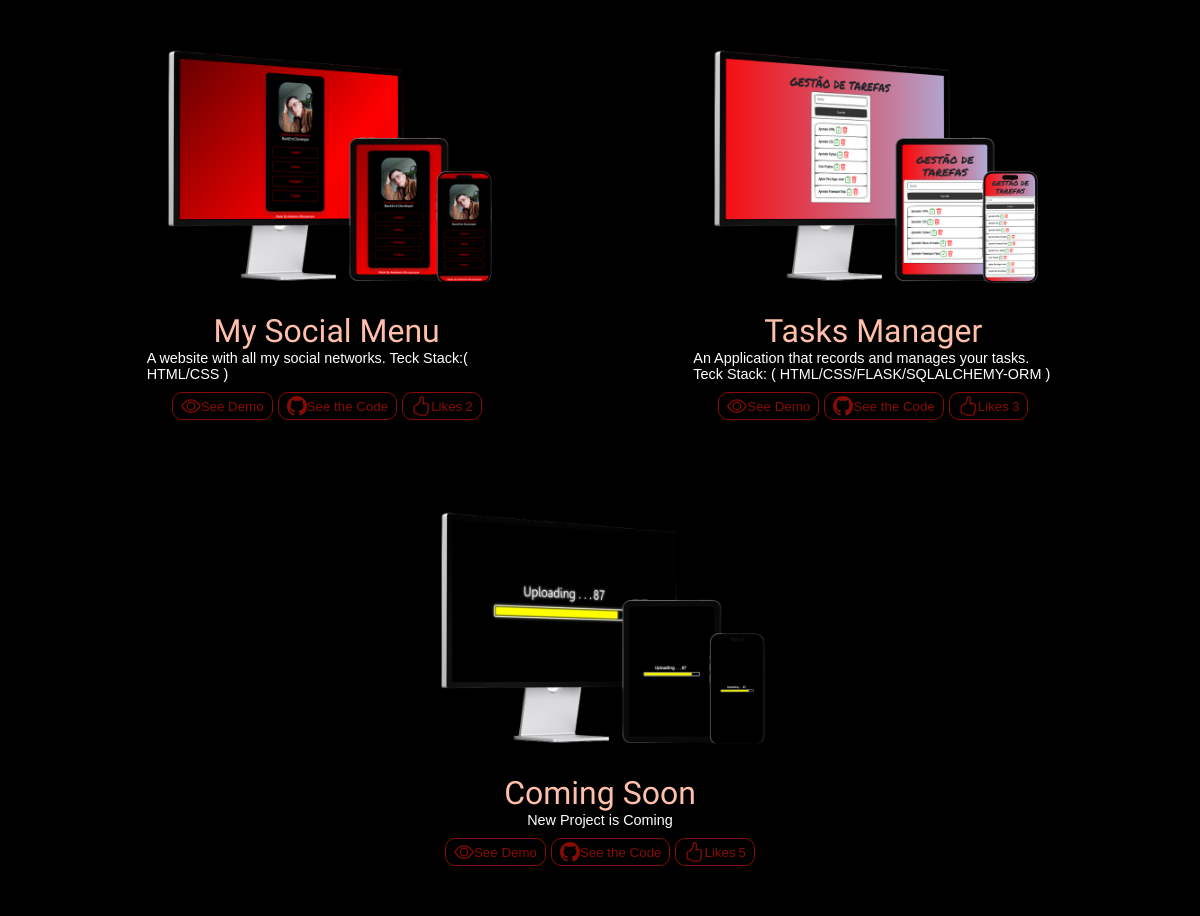
Before: / (middle part) with the older database file.
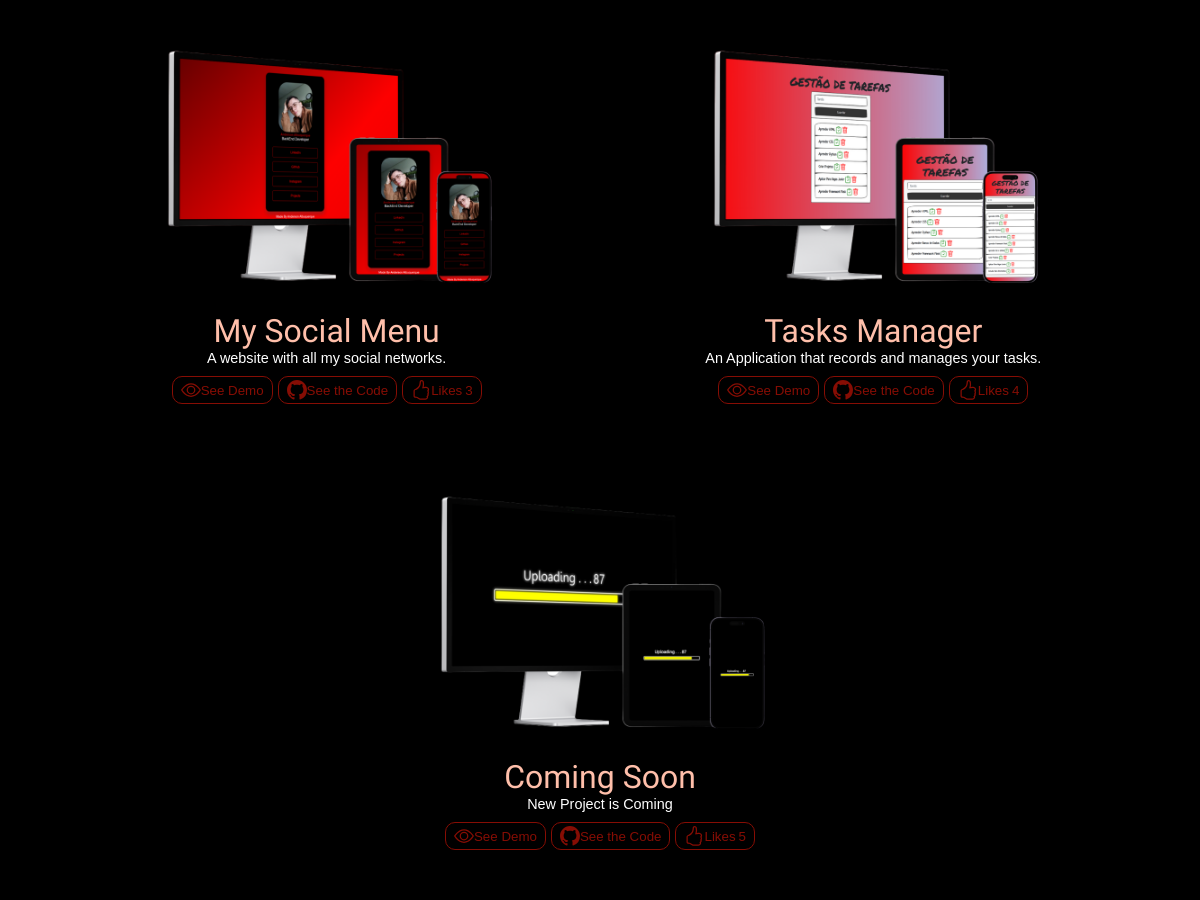
After: the same page with the newer database file.
### app/models/tables_db.py (models this page shows, shortened)
class CardProject(database.Model):
    __tablename__ = "cards"
    id = database.Column(database.Integer, primary_key=True)
    image_url = database.Column(database.String, nullable=True)
    title = database.Column(database.String, nullable=True, unique=True)
    description = database.Column(database.String, nullable=True)
    demo_url = database.Column(database.String, nullable=True)
    git_code_url = database.Column(database.String, nullable=True)
    like_count = database.Column(database.Integer, default=0)

### app/controllers/default.py (the view)
@app.route('/index')  # Initial Route to WebSite
@app.route('/')
def index():
    data_projects = CardProject.query.all()  # Here me we collect all information in database about the Card Projects
    return render_template("index.html", data_projects=data_projects)  # We render the html with the variable info

### app/templates/index.html (shortened to what this page needs)
<!DOCTYPE html>
<html lang="en">
<head>
    <link rel="stylesheet" href="{{url_for('static', filename='main.css')}}">
</head>
<body>
    <main class="my-projects-cards">
        {% for card in data_projects %}
        <div class="cards">
            <div class="card-project">
                <a href="#">
                <img src="{{ url_for('static', filename=card.image_url) }}" alt="image-project" class="mockup">
                <p class="text-title">{{ card.title }}</p>
                    <p class="legend">{{ card.description }}</p>
                </a>
                <div class="buttons-card">
                    <a href="{{ card.demo_url }}" class="text-link">
                        <button class="button">
                            See Demo
                        </button>
                    </a>
                    <a href="{{ card.git_code_url }}" class="text-link">
                        <button class="button">
                            See the Code
                        </button>
                    </a>
                        <button class="button likeButton" data-project-id="{{ card.id }}">
                            Likes <span id="likeCount_{{ card.id }}" class="count-number">{{ card.like_count }}</span>
                    </button>
                </div>
            </div>
        </div>
        {% endfor %}
    </main>
</body>
</html>

### app/static/main.css (style rules this page uses)
* { margin: 0; padding: 0; font-family: 'Carter One', cursive; color: white; text-decoration: none; }
body { display: flex; flex-direction: column; align-items: center; }
.text-title { font-size: 2rem; color: #ffbfaa; }
.text-link { color: #860d04; font-family: arial; }
main { display: flex; align-items: center; justify-content: space-evenly; background: black; padding-top: 50px; min-height: 100vh; width: 100%; flex-wrap: wrap; padding: 40px 0px; }
.cards { display: flex; align-items: center; justify-content: center; width: 100%; max-width: 400px; margin: 20px; }
.mockup { width: 100%; height: auto; }
.legend { font-family: Arial; font-size: 0.9rem; }
.buttons-card { display: flex; justify-content: space-around; padding-top: 10px; }
.buttons-card a { padding-right: 5px; }
.button { display: flex; flex-direction: row; align-items: center; color: #860d04; font-family: arial; padding: 3px 8px; background: none; border-radius: 10px; border: 1px solid #860d04; cursor: pointer; }
.count-number { color: #860d04; font-family: arial; padding-left: 3px; }
.card-project { display: flex; flex-direction: column; align-items: center; margin: 20px; max-width: 400px; }
.card-project p { display: flex; justify-content: center; }
.card-project a { transition: transform linear 0.4s; position: relative; top: 0; }

Changed rows visible on the page:
changed CardProject "My Social Menu": description "A website with all my social networks. Teck Stack:( HTML/CSS )" → "A website with all my social networks."; like_count "2" → "3"
changed CardProject "Tasks Manager": description "An Application that records and manages your tasks. Teck Stack: ( HTML/CSS/FLASK/SQLALCHEMY-ORM )" → "An Application that records and manages your tasks."; like_count "3" → "4"
